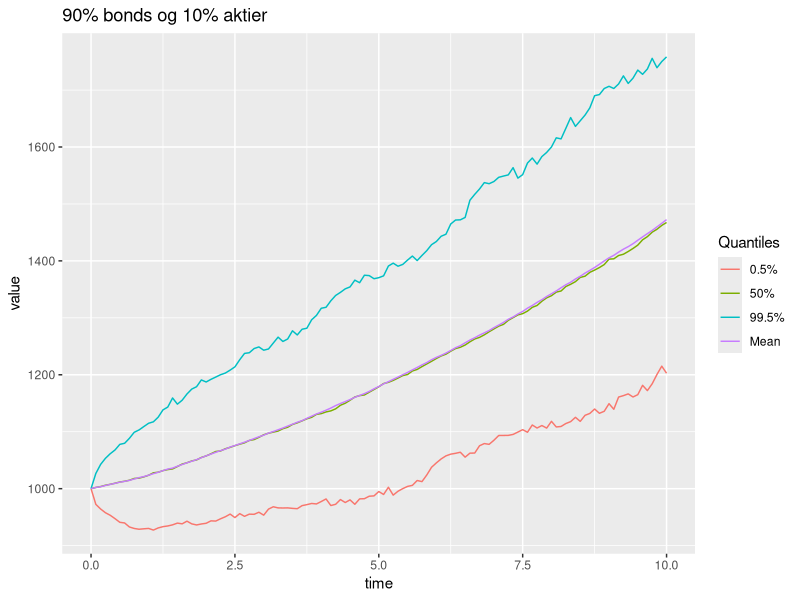
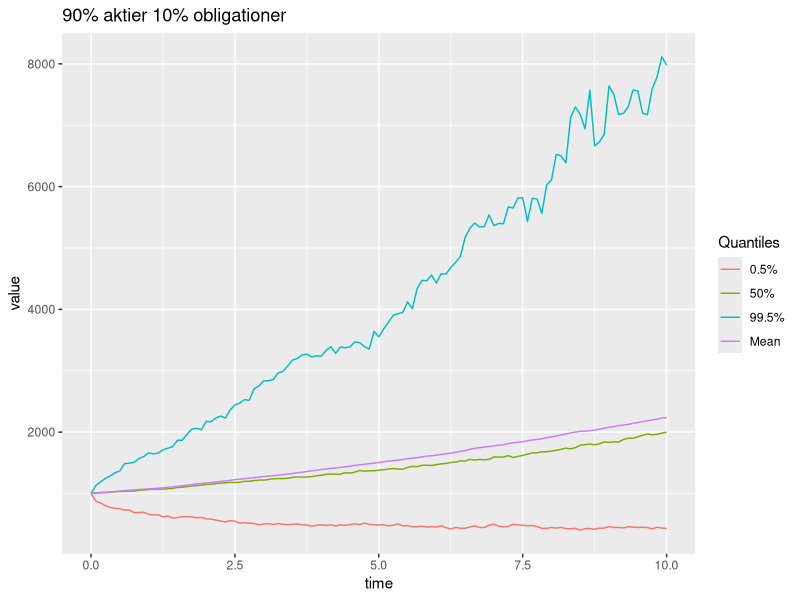
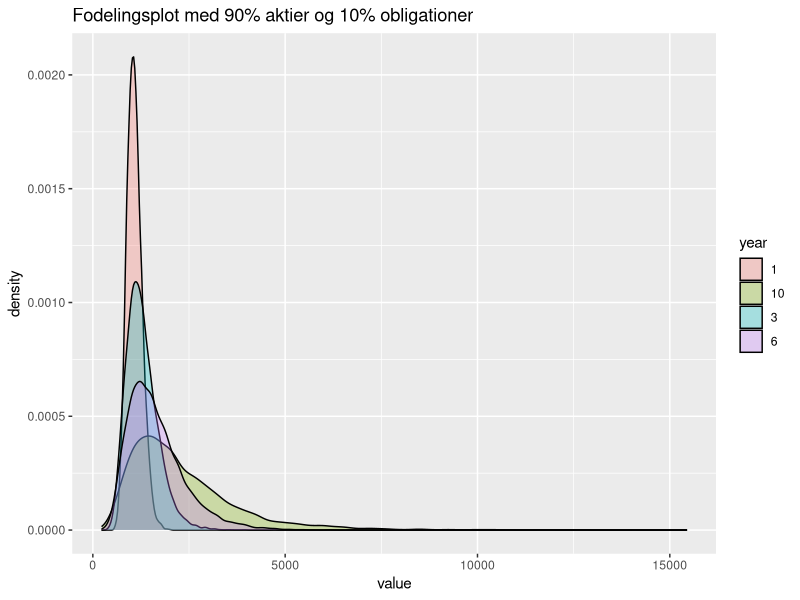
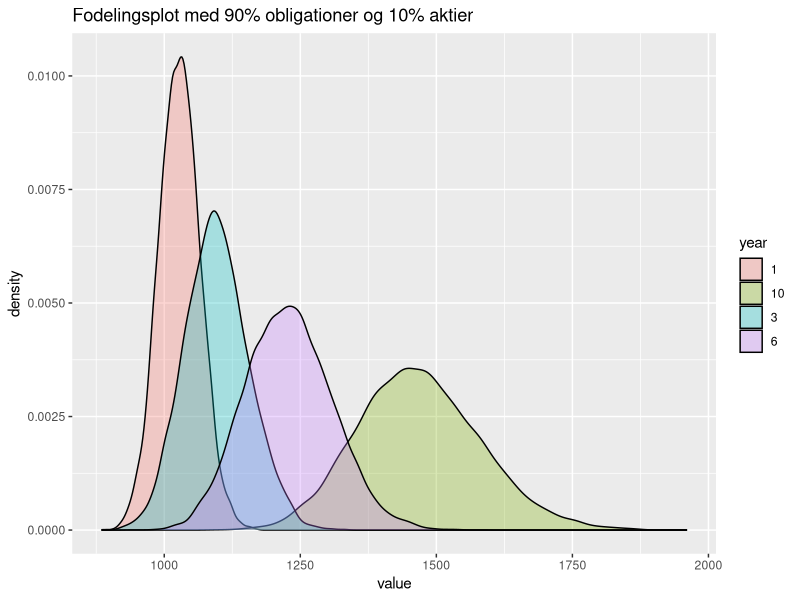
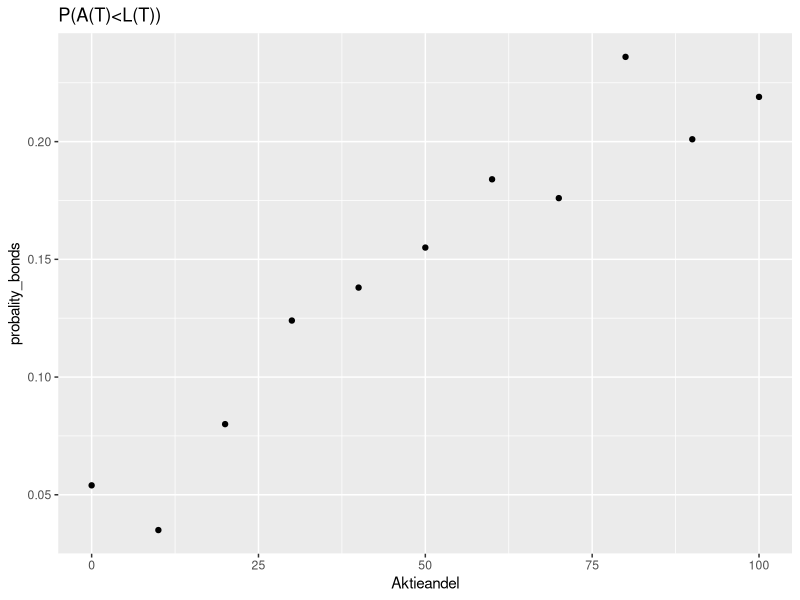
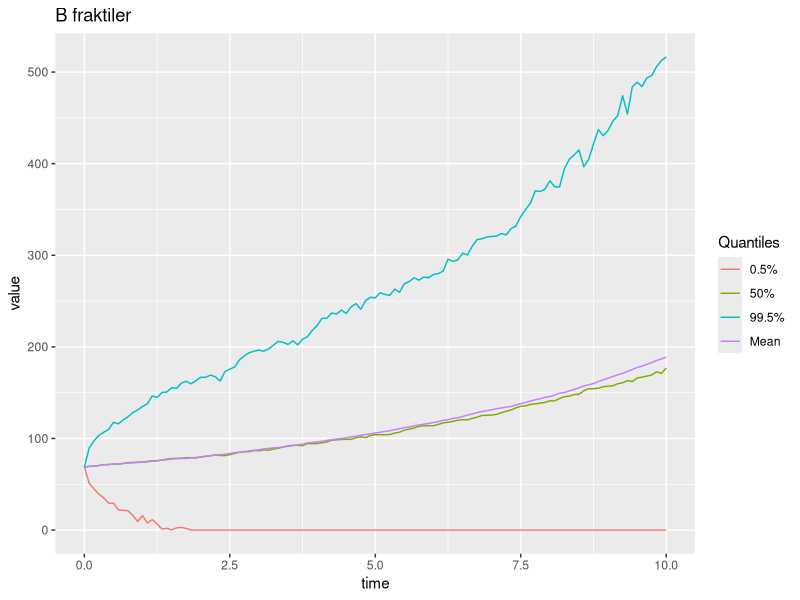
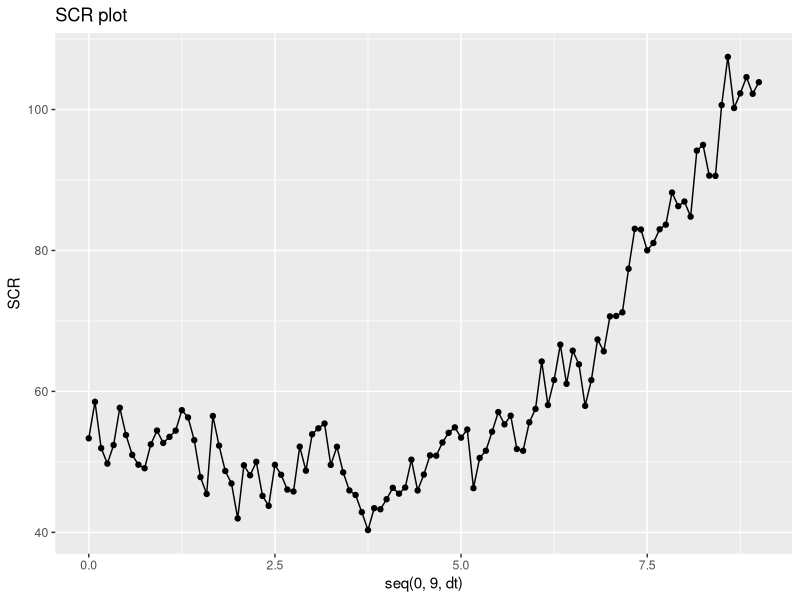
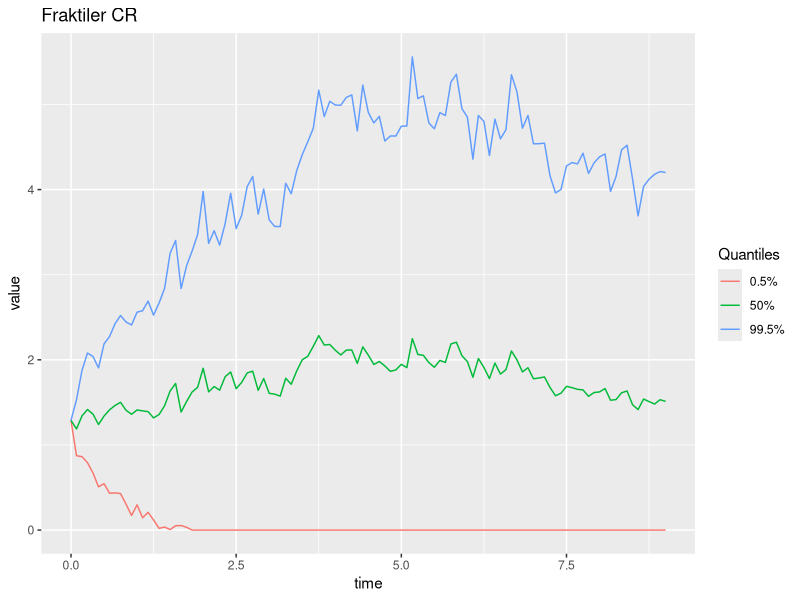

Source code (R) for these figures, in order: (Note: a time limit stopped this script after it produced the figures.)
library(reshape2)
library(ggplot2)
require(gridExtra)
library(pracma)
# simulerer assets

#Model parameter
s0<- 100
r0<- 0.01
a<- 0.15
b<- 0.042
lambda<- -0.23
sigma_r<- 0.01
rho<- -0.15
mu<-0.107
sigma<-0.145
A0<-1000

n <- 10    # MC simulation trials
T <- 10    # total time
m <- 120   # subintervals
dt <- T/m 
  


Assets<-function(dt=1/12,s0=100,r0=0.01,A0=1000,a=0.15,b=0.042,lambda=-0.23,sigma_r=0.01,rho=-0.15,mu=0.09,sigma=0.2, weights,n=1000){
  B <- (1 / a) * (1 - exp(-a * 1:10))
  xij <- rep(1/10,10)
  
  A <- matrix(NA,m+1,n)  
  A[1,] <- A0
  
  r <- matrix(0,m+1,n)  
  r[1,] <- r0
  
  for(j in 1:n){
    for(i in 2:121){
      dw1<-rnorm(n=121,mean=0,sd=1)
      dw3<-rho*dw1+sqrt(1-rho^2)*rnorm(n=121,mean=0,sd=1)
      dr <- a*(b-r[i-1,j])*dt + sigma_r*sqrt(dt)*dw1[i-1]
      r[i,j] <- r[i-1,j] + dr
      dA <-A[i-1,j]* (weights[1] *r[i-1,j]  * dt + weights[2] *(mu*dt+sigma*sqrt(dt)*dw3[i-1]) + 
                        sum(xij * weights[3] * ((r[i-1,j] - lambda * sigma_r * B) * dt - sigma_r * B *sqrt(dt)* dw1[i-1])))
      A[i,j] <- A[i-1,j] + dA
    }
  } 
  return(list(A,r))
}
#plotter 100% i banken
A<-Assets(weights = c(10/10,0/10,0/10),n=10)

time_vector<-seq(0,T,by=dt)
data_plot<- data.frame("time"=time_vector, "paths" = A[[1]])
data_plot<- melt(data_plot,  id = c('time'))

plot_bank <- ggplot(data_plot, aes(time, value)) +
  geom_line(aes(colour = variable)) +
  theme(legend.position = "none")+
ggtitle("100 % Banken ")

#plotter 100% aktier
A<-Assets(weights = c(0/10,10/10,0/10),n=10)

time_vector<-seq(0,T,by=dt)
data_plot<- data.frame("time"=time_vector, "paths" = A[[1]])
data_plot<- melt(data_plot,  id = c('time'))

plot_aktier <- ggplot(data_plot, aes(time, value)) +
  geom_line(aes(colour = variable)) +
  theme(legend.position = "none")+
  ggtitle("100 % Aktier ")

#plotter 100% i obligationer

A<-Assets(weights = c(0/10,0/10,10/10),n=10)

time_vector<-seq(0,T,by=dt)
data_plot<- data.frame("time"=time_vector, "paths" = A[[1]])
data_plot<- melt(data_plot,  id = c('time'))

plot_obli <- ggplot(data_plot, aes(time, value)) +
  geom_line(aes(colour = variable)) +
  theme(legend.position = "none")+
  ggtitle("100 % Obligationer ")





#6.3
#Quantiles for 90% bond 10 % stok
list<-Assets(weights = c(0/10,1/10,9/10))
A<-list[[1]]

meanvector<-rep(NA,121)
for (i in 1:121){
  meanvector[i]<-mean(A[i,])
}

qs <- apply(A, 1, quantile, probs=c(0.005, 0.5, 0.995))
quantiles<-t(rbind(qs,meanvector))
colnames(quantiles)<-c("0.5%","50%", "99.5%","Mean")


time_vector<-seq(0,T,by=dt)
data_plot_6.3<- data.frame("time"=time_vector, "quantiles" = quantiles)
data_plot_6.3<- melt(data_plot_6.3,  id = c('time'))

plot_A_quantiles <- ggplot(data_plot_6.3, aes(time, value)) +
  geom_line(aes(colour = variable)) +
  ggtitle("90% bonds og 10% aktier  ")

plot_A_quantiles+scale_color_hue(name = "Quantiles",labels = c("0.5%","50%", "99.5%","Mean"))

# 90%aktier 10% bonds
list<-Assets(weights = c(0/10,9/10,1/10))
A<-list[[1]]

meanvector<-rep(NA,121)
for (i in 1:121){
  meanvector[i]<-mean(A[i,])
}

qs <- apply(A, 1, quantile, probs=c(0.005, 0.5, 0.995))
quantiles<-t(rbind(qs,meanvector))
colnames(quantiles)<-c("0.5%","50%", "99.5%","Mean")


time_vector<-seq(0,T,by=dt)
data_plot_6.3<- data.frame("time"=time_vector, "quantiles" = quantiles)
data_plot_6.3<- melt(data_plot_6.3,  id = c('time'))

plot_A_quantiles <- ggplot(data_plot_6.3, aes(time, value)) +
  geom_line(aes(colour = variable)) +
  ggtitle("90% aktier 10% obligationer  ")

plot_A_quantiles+scale_color_hue(name = "Quantiles",labels = c("0.5%","50%", "99.5%","Mean"))

#fordelingsplot 10000 simulationer 90 %akiter


n<-10000
list<-Assets(weights = c(0/10,9/10,1/10),n=n)
A<-list[[1]]

asset_dist <- data.frame(year = factor(rep(c("1","3","6","10"), each=n)), 
                         value = c(A[13,], A[37,], A[73,], A[121,]))
ggplot(asset_dist, aes(x=value, fill=year)) + geom_density(alpha=.3)+ggtitle("Fodelingsplot med 90% aktier og 10% obligationer")

#90%obligationer

n<-10000
list<-Assets(weights = c(0/10,1/10,9/10),n=n)
A<-list[[1]]

asset_dist <- data.frame(year = factor(rep(c("1","3","6","10"), each=n)), 
                         value = c(A[13,], A[37,], A[73,], A[121,]))
ggplot(asset_dist, aes(x=value, fill=year)) + geom_density(alpha=.3)+ggtitle("Fodelingsplot med 90% obligationer og 10% aktier")

# Opgave 6.4

n<-1000

premium<-1000
q<-0.025


L<-function(t){
  Liability<-premium*(1+q)^t
  return(Liability) 
}
L_T<-L(10)

probality_bonds<-rep(NA,11)

list<-Assets(A0=1000,weights = c(0/10,0/10,10/10),n=n)
A<-list[[1]]
probality_bonds[1]<-sum(A[121,]<L(10))/n

list<-Assets(A0=1000,weights = c(0/10,1/10,9/10),n=n)
A<-list[[1]]
probality_bonds[2]<-sum(A[121,]<L(10))/n

list<-Assets(A0=1000,weights = c(0/10,2/10,8/10),n=n)
A<-list[[1]]
probality_bonds[3]<-sum(A[121,]<L(10))/n

list<-Assets(A0=1000,weights = c(0/10,3/10,7/10),n=n)
A<-list[[1]]
probality_bonds[4]<-sum(A[121,]<L(10))/n

list<-Assets(A0=1000,weights = c(0/10,4/10,6/10),n=n)
A<-list[[1]]
probality_bonds[5]<-sum(A[121,]<L(10))/n

list<-Assets(A0=1000,weights = c(0/10,5/10,5/10),n=n)
A<-list[[1]]
probality_bonds[6]<-sum(A[121,]<L(10))/n

list<-Assets(A0=1000,weights = c(0/10,6/10,4/10),n=n)
A<-list[[1]]
probality_bonds[7]<-sum(A[121,]<L(10))/n

list<-Assets(A0=1000,weights = c(0/10,7/10,3/10),n=n)
A<-list[[1]]
probality_bonds[8]<-sum(A[121,]<L(10))/n

list<-Assets(A0=1000,weights = c(0/10,8/10,2/10),n=n)
A<-list[[1]]
probality_bonds[9]<-sum(A[121,]<L(10))/n

list<-Assets(A0=1000,weights = c(0/10,9/10,1/10),n=n)
A<-list[[1]]
probality_bonds[10]<-sum(A[121,]<L(10))/n

list<-Assets(A0=1000,weights = c(0/10,10/10,0/10),n=n)
A<-list[[1]]
probality_bonds[11]<-sum(A[121,]<L(10))/n

Aktieandel<-seq(0,100,10)
qplot(Aktieandel,probality_bonds)+ggtitle("P(A(T)<L(T))")
#6.6

VasicekZCBprice <- 
function(r0=0.01, a=0.15, b=0.042, sigma_r=0.01, T=10,t,lambda=-0.23,r){
  b.vas <- (1/a)*(1-exp(-(T-t)*a)) 
  a.vas <- (sigma_r^2/(2*a^2)-b+(lambda*sigma_r)/a)*((T-t)-b.vas)-sigma_r^2/(4*a)*b.vas^2
  return(exp(a.vas-b.vas*r))
}




list<-Assets(weights = c(0,1/10,9/10), A0=1000)
A<-list[[1]]
r<-list[[2]]

#Bonus quantile plot

B<-matrix(NA,121,n)
for (j in 0:n-1){
  for (i in 1:121){
    B[i,j]<-max(A[i,j]-VasicekZCBprice(t=i/12,r=r[i,j])*L_T,0)
  }
}

meanvector_B<-rep(NA,121)
for(i in 1:121){
  meanvector_B[i]<-mean(B[i,])
}

qs <- apply(B, 1, quantile, probs=c(0.005, 0.5, 0.995))
quantiles<-t(rbind(qs,meanvector_B))
colnames(quantiles)<-c("0.5%","50%", "99.5%","Mean")


time_vector<-seq(0,T,by=dt)
data_plot_6.5<- data.frame("time"=time_vector, "quantiles" = quantiles)
data_plot_6.5<- melt(data_plot_6.5,  id = c('time'))

Quantilplot_B <- ggplot(data_plot_6.5, aes(time, value)) +
  geom_line(aes(colour = variable)) +
  ggtitle("B fraktiler ")

Quantilplot_B+scale_color_hue(name = "Quantiles",labels = c("0.5%","50%", "99.5%","Mean"))

#SCR function

Loss<-matrix(NA,109,n)
for (j in 1:n){
  for (i in 1:109){
    Loss[i,j]<-B[i,j]-exp(-mean((r[i:(i+11),])))*B[i+12,j]
  }
}

meanvector_Loss<-rep(NA,109)
for (i in 1:109){
  meanvector_Loss[i]<-mean(Loss[i,])
}


qs <- apply(Loss, 1, quantile, probs=c(0.005, 0.5, 0.995))
quantiles<-t(rbind(qs,meanvector_Loss))
colnames(quantiles)<-c("0.5%","50%", "99.5%","Mean")

SCR<-quantiles[,3]

qplot(seq(0,9,dt), SCR)+geom_line()+ggtitle("SCR plot")

CR<-matrix(NA,109,n)

for(j in 1:n){
  for (i in 1:109){
    CR[i,j]<-B[i,j]/SCR[i]
  }
}



qs <- apply(CR, 1, quantile, probs=c(0.005, 0.5, 0.995))
quantiles<-t(qs)
colnames(quantiles)<-c("0.5%","50%", "99.5%")

time_vector<-seq(0,9,by=dt)
data_plot_6.6<- data.frame("time"=time_vector, "quantiles" = quantiles)
data_plot_6.6<- melt(data_plot_6.6,  id = c('time'))

Quantilplot_CR <- ggplot(data_plot_6.6, aes(time, value)) +
  geom_line(aes(colour = variable)) +
  ggtitle("Fraktiler CR  ")

Quantilplot_CR+scale_color_hue(name = "Quantiles",labels = c("0.5%","50%", "99.5%","Mean"))

TF<-CR<1


for (k in 1:n){
  for(i in 1:109){
    if (TF[i,k]==TRUE){
      TF[i:109,k]=TRUE
    }
  }
}
TF[,1]
prob<-rep(NA,109)
prob[1]<-0
for (i in 1:109){
  prob[i]<-sum(TF[i,])/n
}




qplot(time_vector, prob, ylab="Sandynligheden for insolvens")+ggtitle("Sandynligheden for insolvens til tid t")

#ZCP hedge

A0ny<-1000-VasicekZCBprice(t=0/12,r=r0)*L_T
invest<-Assets(A0=A0ny,weights = c(0,1/10,9/10))
Assets_invest<-invest[[1]]
rZCB<-invest[[2]]

#plot assest
time_vector<-seq(0,T,by=dt)
data_plot<- data.frame("time"=time_vector, "paths" = Assets_invest)
data_plot<- melt(data_plot,  id = c('time'))

plot <- ggplot(data_plot, aes(time, value)) +
  geom_line(aes(colour = variable)) +
  theme(legend.position = "none")+
  ggtitle("Plot ")
plot

Assets_values<-matrix(NA,121,n)
for (k in 1:n){
  for (i in 1:121){
    Assets_values[i,k]<-Assets_invest[i,k]+VasicekZCBprice(t=i-1/12,r=rZCB[i,k])*L_T 
  }
}




B_ZCB<-matrix(NA,121,n)
for (j in 1:n){
  for (i in 1:121){
    B_ZCB[i,j]<-max(Assets_values[i,j]-VasicekZCBprice(t=i-1/12,r=rZCB[i,j])*L_T,0)
  }
}

meanvector_B_ZCB<-rep(NA,121)
for(i in 1:121){
  meanvector_B_ZCB[i]<-mean(B_ZCB[i,])
}

qs <- apply(B_ZCB, 1, quantile, probs=c(0.005, 0.5, 0.995))
quantiles<-t(rbind(qs,meanvector_B_ZCB))
colnames(quantiles)<-c("0.5%","50%", "99.5%","Mean")


time_vector<-seq(0,T,by=dt)
data_plot_ZCB<- data.frame("time"=time_vector, "quantiles" = quantiles)
data_plot_ZCB<- melt(data_plot_ZCB,  id = c('time'))

Quantilplot_B_ZCB <- ggplot(data_plot_ZCB, aes(time, value)) +
  geom_line(aes(colour = variable)) +
  ggtitle("Fraktilplot nulkupon obligation hedge  ")

Quantilplot_B_ZCB+scale_color_hue(name = "Quantiles",labels = c("0.5%","50%", "99.5%","Mean"))

#SCR function

Loss_ZCB<-matrix(NA,109,n)
for (j in 1:n){
  for (i in 1:109){
    Loss_ZCB[i,j]<-B_ZCB[i,j]-exp(-mean((rZCB[i:(i+11),])))*B_ZCB[i+12,j]
  }
}


meanvector_Loss_ZCB<-rep(NA,109)
for (i in 1:109){
  meanvector_Loss_ZCB[i]<-mean(Loss_ZCB[i,])
}


qs <- apply(Loss_ZCB, 1, quantile, probs=c(0.005, 0.5, 0.995))
quantiles<-t(rbind(qs,meanvector_Loss_ZCB))
colnames(quantiles)<-c("0.5%","50%", "99.5%","Mean")

SCR_ZCB<-quantiles[,3]

qplot(seq(0,9,dt), SCR_ZCB)+geom_line()+ggtitle("SCR plot nulkupon hedge")

CR_ZCB<-matrix(NA,109,n)

for(j in 1:n){
  for (i in 1:109){
    CR_ZCB[i,j]<-B_ZCB[i,j]/SCR_ZCB[i]
  }
}



qs <- apply(CR_ZCB, 1, quantile, probs=c(0.005, 0.5, 0.995))
quantiles<-t(qs)
colnames(quantiles)<-c("0.5%","50%", "99.5%")

time_vector<-seq(0,9,by=dt)
data_plot_CR_ZCB<- data.frame("time"=time_vector, "quantiles" = quantiles)
data_plot_CR_ZCB<- melt(data_plot_CR_ZCB,  id = c('time'))

Quantilplot_CR_ZCB <- ggplot(data_plot_CR_ZCB, aes(time, value)) +
  geom_line(aes(colour = variable)) +
  ggtitle("Fraktilplot nulkupon hedge CR ")

Quantilplot_CR_ZCB+scale_color_hue(name = "Quantiles",labels = c("0.5%","50%", "99.5%","Mean"))


#Zero Coupon swap hedge

Assets_swap<-function(dt=1/12,s0=100,r0=0.01,A0=1000,a=0.15,b=0.042,lambda=-0.23,sigma_r=0.01,rho=-0.15,mu=0.09,sigma=0.2, weights=c(0,1/10,9/10),n=1000){
  B <- (1 / a) * (1 - exp(-a * 1:10))
  xij <- rep(1/10,10)
  
  A <- matrix(NA,m+1,n)  
  A[1,] <- A0
  
  r <- matrix(0,m+1,n)  
  r[1,] <- r0
  
  betaling<-matrix(0,m+1,n)
  betaling[1,]<-VasicekZCBprice(t=1/12,r=r0)*L_T*r0*dt
  
  
  for(j in 1:n){
    for(i in 2:121){
      dw1<-rnorm(n=121,mean=0,sd=1)
      dw3<-rho*dw1+sqrt(1-rho^2)*rnorm(n=121,mean=0,sd=1)
      dr <- a*(b-r[i-1,j])*dt + sigma_r*sqrt(dt)*dw1[i-1]
      r[i,j] <- r[i-1,j] + dr
      dA <-A[i-1,j]* (weights[1] *r[i-1,j]  * dt + weights[2] *(mu*dt+sigma*sqrt(dt)*dw3[i-1]) + 
                        sum(xij * weights[3] * ((r[i-1,j] - lambda * sigma_r * B) * dt - sigma_r * B *sqrt(dt)* dw1[i-1])))
      betaling[i,j]<-VasicekZCBprice(t=1/12,r=r0)*L_T*r[i-1,j]*dt
      A[i,j] <- A[i-1,j] + dA - betaling[i,j]
    }
  } 
  return(list(A,r,betaling))
}
swap_invest<-Assets_swap()
r_swap<-swap_invest[[2]]
Aswap_invest<-swap_invest[[1]]
betaling<-swap_invest[[3]]



Nyassets_swap<-matrix(NA,121,n)
for(k in 1:n){
  for(i in 1:121){
    Nyassets_swap[i,k]<-Aswap_invest[i,k]+VasicekZCBprice(t=i/12,r=r_swap[i,k])*L_T
  }
}


B_swap<-matrix(NA,121,n)
for (j in 1:n){
  for (i in 1:121){
    B_swap[i,j]<-max(Nyassets_swap[i,j]-(VasicekZCBprice(t=i/12,r=r_swap[i,j])*L_T+VasicekZCBprice(t=1/12,r=r0)*L_T),0)
  }
}

meanvector_B_swap<-rep(NA,121)
for(i in 1:121){
  meanvector_B_swap[i]<-mean(B_swap[i,])
}

qs <- apply(B_swap, 1, quantile, probs=c(0.005, 0.5, 0.995))
quantiles<-t(rbind(qs,meanvector_B_swap))
colnames(quantiles)<-c("0.5%","50%", "99.5%","Mean")


time_vector<-seq(0,T,by=dt)
data_plot_swap<- data.frame("time"=time_vector, "quantiles" = quantiles)
data_plot_swap<- melt(data_plot_swap,  id = c('time'))

Quantilplot_B_swap <- ggplot(data_plot_swap, aes(time, value)) +
  geom_line(aes(colour = variable)) +
  ggtitle("Quantile plot B_swap ")

Quantilplot_B_swap+scale_color_hue(name = "Quantiles",labels = c("0.5%","50%", "99.5%","Mean"))


#SCR

Loss_swap<-matrix(NA,109,n)
for (j in 1:n){
  for (i in 1:109){
    Loss_swap[i,j]<-B_swap[i,j]-exp(-mean((r_swap[i:(i+11),])))*B_swap[i+12,j]
  }
}

meanvector_Loss_swap<-rep(NA,109)
for (i in 1:109){
  meanvector_Loss_swap[i]<-mean(Loss_swap[i,])
}


qs <- apply(Loss_swap, 1, quantile, probs=c(0.005, 0.5, 0.995))
quantiles<-t(rbind(qs,meanvector_Loss_swap))
colnames(quantiles)<-c("0.5%","50%", "99.5%","Mean")

SCR_swap<-quantiles[,3]

qplot(seq(0,9,dt), SCR_swap)+geom_line()+ggtitle("SCR plot nulkupon swap hedge")

CR_swap<-matrix(NA,109,n)

for(j in 1:n){
  for (i in 1:109){
    CR_swap[i,j]<-B_swap[i,j]/SCR_swap[i]
  }
}



qs <- apply(CR_swap, 1, quantile, probs=c(0.005, 0.5, 0.995))
quantiles<-t(qs)
colnames(quantiles)<-c("0.5%","50%", "99.5%")

time_vector<-seq(0,9,by=dt)
data_plot_CR_swap<- data.frame("time"=time_vector, "quantiles" = quantiles)
data_plot_CR_swap<- melt(data_plot_CR_swap,  id = c('time'))

Quantilplot_CR_swap <- ggplot(data_plot_CR_swap, aes(time, value)) +
  geom_line(aes(colour = variable)) +
  ggtitle("Quantile plot CR ZCB  swap ")

Quantilplot_CR_swap+scale_color_hue(name = "Quantiles",labels = c("0.5%","50%", "99.5%","Mean"))
#sandsynlighedsplot
TF_swap<-CR_swap<1


for (k in 1:n){
  for(i in 1:109){
    if (TF_swap[i,k]==TRUE){
      TF_swap[i:109,k]=TRUE
    }
  }
}
TF[,1]
prob_swap<-rep(NA,109)
prob_swap[1]<-0
for (i in 1:109){
  prob_swap[i]<-sum(TF_swap[i,])/n
}


qplot(time_vector, prob_swap, ylab ="sandsynlighed for insolvens")+ggtitle("Sandsynlighedsplot")

#6.9

Assets_underQ<-function(dt=1/12,s0=100,r0=0.01,A0=1000,a=0.15,b=0.042,lambda=-0.23,sigma_r=0.01,rho=-0.15,mu=0.09,sigma=0.2, weights,n=1000){
  B <- (1 / a) * (1 - exp(-a * 1:10))
  xij <- rep(1/10,10)
  
  A <- matrix(NA,m+1,n)  
  A[1,] <- A0
  
  r <- matrix(0,m+1,n)  
  r[1,] <- r0
  
  for(j in 1:n){
    for(i in 2:121){
      dw1<-rnorm(n=121,mean=0,sd=1)
      dw3<-rho*dw1+sqrt(1-rho^2)*rnorm(n=121,mean=0,sd=1)
      dr <- a*(b-(lambda*sigma_r)/a-r[i-1,j])*dt + sigma_r*sqrt(dt)*dw1[i-1]
      r[i,j] <- r[i-1,j] + dr
      dA <-A[i-1,j]* (weights[1] *r[i-1,j]  * dt + weights[2] *(r[i-1,j]*dt+sigma*sqrt(dt)*dw3[i-1]) + 
                        sum(xij * weights[3] * (r[i-1,j] * dt - sigma_r * B *sqrt(dt)* dw1[i-1])))
      A[i,j] <- A[i-1,j] + dA
    }
  } 
  return(list(A,r))
}

list<-Assets_underQ(weights = c(0,1/10,9/10))
AQ<-list[[1]]
bonusoption<-rep(NA,1000)
for (i in 1:1000){
  bonusoption[i]<-max(AQ[121,i]-L(10),0)
}
ydelse<-VasicekZCBprice(t=0,r=r0)*mean(bonusoption)


L<-function(t){
  Liability<-premium*(1+q)^t
  return(Liability) 
}

bonusoptions2<-matrix(NA,1000,10)
for (k in 1:1000){
  for (i in 1:10){
    bonusoptions2[k,i]<-max(AQ[i*12,k]-L(i),0)
  }
}
meanbonus<-rep(NA,10)
for (i in 1:10){
  meanbonus[i]<-mean(bonusoptions2[,i])
}
diskon<-VasicekZCBprice(t=1,r=r0)*meanbonus
sum(diskon)
# finder eta

bisect(function(eta){return(VasicekZCBprice(t=0,r=r0)*(L(10)+eta*(mean(bonusoption)))-1000)},0,1)

  
